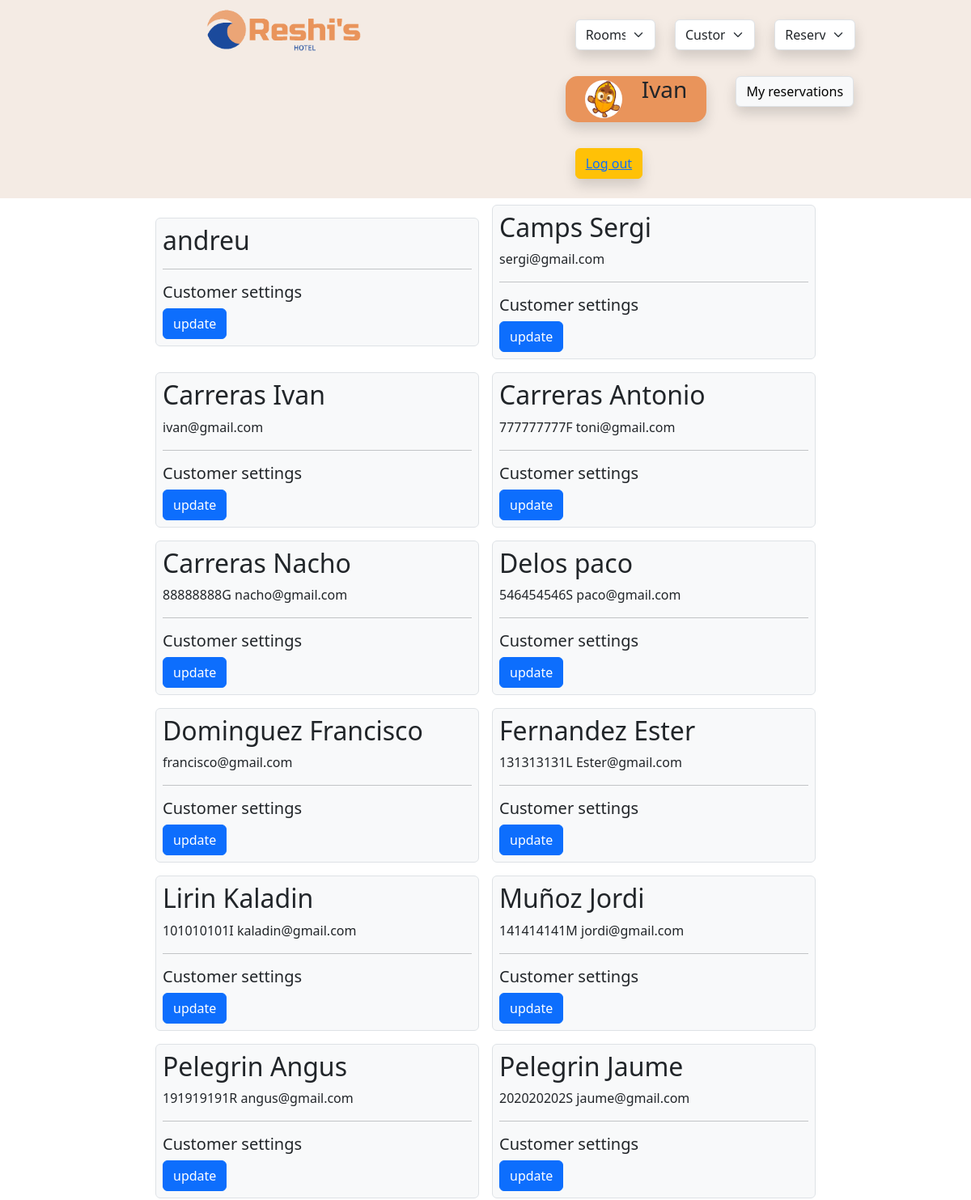
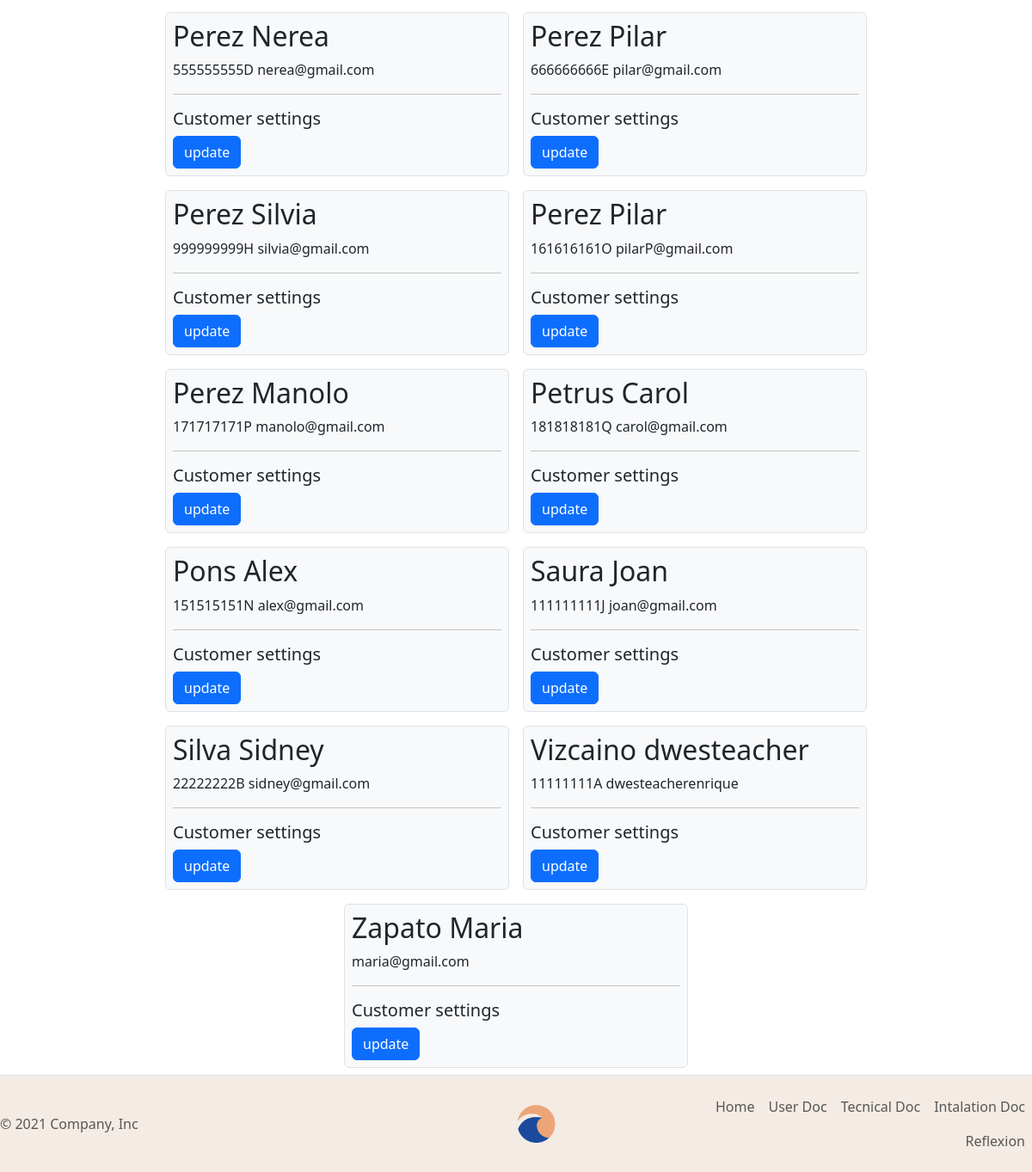
Screenshot of /db/customers/db_customer_select.php (signed in) with the database file from the repository (2 pictures, top to bottom).
### tables this page shows
CREATE TABLE IF NOT EXISTS `034_clients` (
  `client_id` int(11) NOT NULL AUTO_INCREMENT,
  `client_name` varchar(255) DEFAULT NULL,
  `client_surname` varchar(255) DEFAULT NULL,
  `client_avatar` varchar(255) NOT NULL DEFAULT 'xico.png',
  `role` enum('user','admin','anonimo') NOT NULL DEFAULT 'user',
  `client_DNI` varchar(255) DEFAULT NULL,
  `foto_dni` varchar(255) NOT NULL,
  `client_password` varchar(11) NOT NULL,
  `client_email` varchar(255) NOT NULL,
  `client_phone` varchar(10) DEFAULT NULL,
  `credit_card` varchar(32) DEFAULT NULL,
  `client_country` varchar(255) DEFAULT NULL,
  `client_birth` date NOT NULL,
  PRIMARY KEY (`client_id`)
);

### functions/php/front-end_layouts/showCustomer.php (the view)
<?php
function showCustomer($customer)
{
?>
  <div class="bg-light m-2 p-2 rounded border" style="width: 400px;">
    <h2><?php echo ($customer['client_surname'] . ' ' . $customer['client_name']) ?></h2>
    <p><?php echo ($customer['client_DNI'] . ' ' . $customer['client_email']) ?></p>
    <hr>
    <h5>Customer settings</h5>
    <?php
    include($_SERVER['DOCUMENT_ROOT'] . '/student034/dwes/forms/customers/mini_form_customer_update.php');
    ?>
  </div>
<?php
}

### db/customers/db_customer_select.php
<?php
include($_SERVER['DOCUMENT_ROOT'] . '/student034/dwes/header.php');
include($_SERVER['DOCUMENT_ROOT'] . '/student034/dwes/functions/php/front-end_layouts/showCustomer.php');
?>
<?php
  include($_SERVER['DOCUMENT_ROOT'] . '/student034/dwes/db/db_connection.php');
  $sql = 'SELECT * FROM 034_clients ORDER BY client_surname ASC';
  $resultado = mysqli_query($conn, $sql);
  $muestra = mysqli_fetch_all($resultado, MYSQLI_ASSOC);
?>
<div class="d-flex justify-content-center align-items-center flex-wrap">
  <?php foreach ($muestra as $customer) {
    showCustomer($customer);
  }
?>
</div>
<?php
include($_SERVER['DOCUMENT_ROOT'] . '/student034/dwes/footer.php');
?>

### forms/customers/mini_form_customer_update.php (shortened to what this page needs)
<form action="/student034/dwes/forms/customers/form_customer_update.php" method="post" >
  <label><input class="btn btn-primary" type="submit" name="update" value="update" ></label>
</form>

### style.css (style rules this page uses)
body { background-image: url("./imagenes/hotel/paisaje.png"); backdrop-filter: blur(10px); display: flex; flex-direction: column; min-height: 100vh; }

### rows the page displays
034_clients: client_name "andreu"
034_clients: client_surname "Camps", client_name "Sergi", client_email "sergi@gmail.com"
034_clients: client_surname "Carreras", client_name "Ivan", client_email "ivan@gmail.com"
034_clients: client_surname "Carreras", client_name "Antonio", client_DNI "777777777F", client_email "toni@gmail.com"
034_clients: client_surname "Carreras", client_name "Nacho", client_DNI "88888888G", client_email "nacho@gmail.com"
034_clients: client_surname "Delos", client_name "paco", client_DNI "546454546S", client_email "paco@gmail.com"
034_clients: client_surname "Dominguez", client_name "Francisco", client_email "francisco@gmail.com"
034_clients: client_surname "Fernandez", client_name "Ester", client_DNI "131313131L", client_email "Ester@gmail.com"
034_clients: client_surname "Lirin", client_name "Kaladin", client_DNI "101010101I", client_email "kaladin@gmail.com"
034_clients: client_surname "Muñoz", client_name "Jordi", client_DNI "141414141M", client_email "jordi@gmail.com"
034_clients: client_surname "Pelegrin", client_name "Angus", client_DNI "191919191R", client_email "angus@gmail.com"
034_clients: client_surname "Pelegrin", client_name "Jaume", client_DNI "202020202S", client_email "jaume@gmail.com"
034_clients: client_surname "Perez", client_name "Nerea", client_DNI "555555555D", client_email "nerea@gmail.com"
034_clients: client_surname "Perez", client_name "Pilar", client_DNI "666666666E", client_email "pilar@gmail.com"
034_clients: client_surname "Perez", client_name "Silvia", client_DNI "999999999H", client_email "silvia@gmail.com"
034_clients: client_surname "Perez", client_name "Pilar", client_DNI "161616161O", client_email "pilarP@gmail.com"
034_clients: client_surname "Perez", client_name "Manolo", client_DNI "171717171P", client_email "manolo@gmail.com"
034_clients: client_surname "Petrus", client_name "Carol", client_DNI "181818181Q", client_email "carol@gmail.com"
034_clients: client_surname "Pons", client_name "Alex", client_DNI "151515151N", client_email "alex@gmail.com"
034_clients: client_surname "Saura", client_name "Joan", client_DNI "111111111J", client_email "joan@gmail.com"
034_clients: client_surname "Silva", client_name "Sidney", client_DNI "22222222B", client_email "sidney@gmail.com"
034_clients: client_surname "Vizcaino", client_name "dwesteacher", client_DNI "11111111A", client_email "dwesteacherenrique"
034_clients: client_surname "Zapato", client_name "Maria", client_email "maria@gmail.com"

### other values shown
$user "Ivan"
